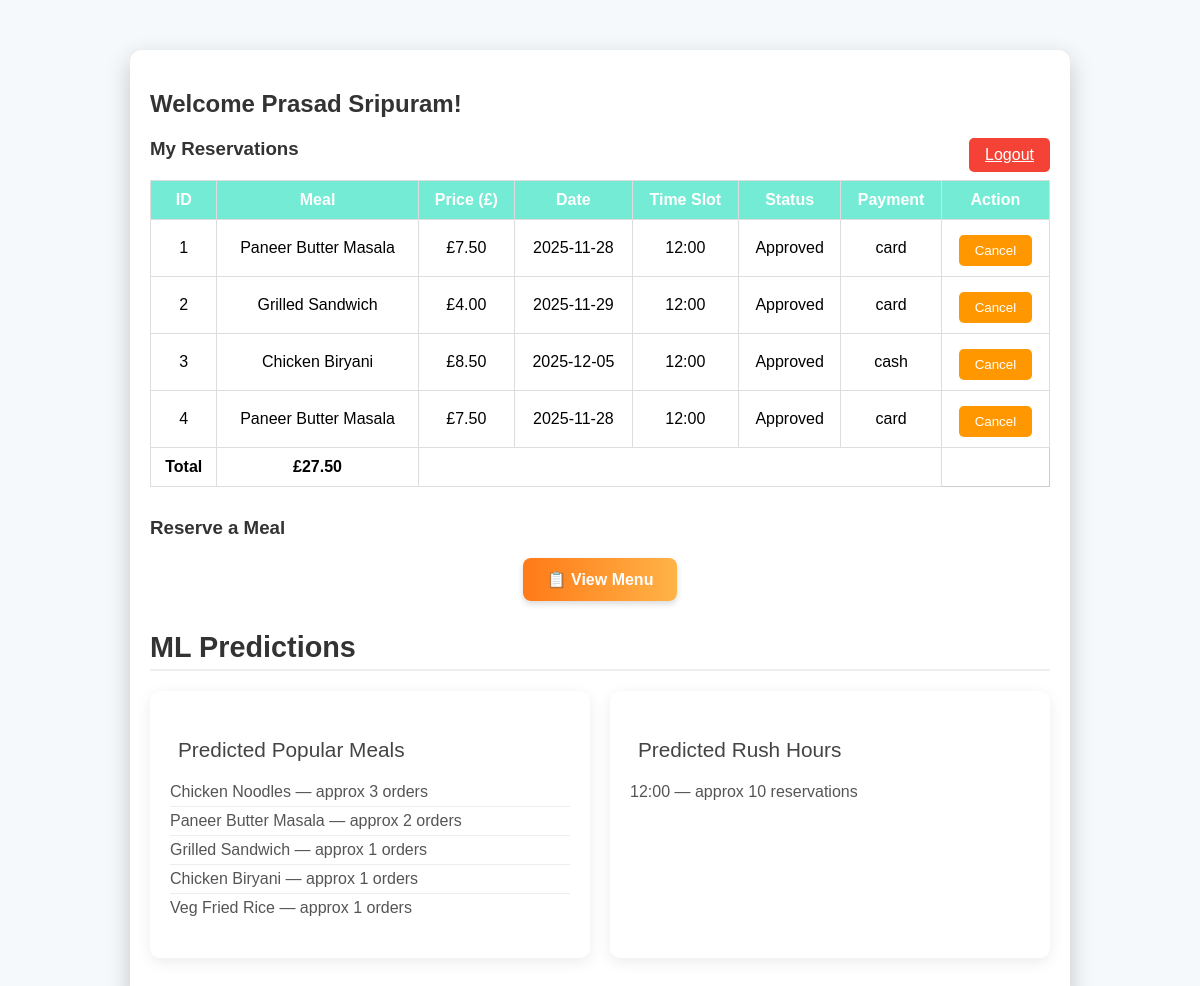
The app's page /student (signed in) with its own data.
### models.py (models this page shows)
class User(db.Model):
    __tablename__ = "user"
    __table_args__ = {"extend_existing": True}
    id = db.Column(db.Integer, primary_key=True)
    first_name = db.Column(db.String(50), nullable=False)
    last_name = db.Column(db.String(50), nullable=False)
    email = db.Column(db.String(100), unique=True, nullable=False)
    mobile = db.Column(db.String(20), unique=True, nullable=False)
    password = db.Column(db.String(200), nullable=False)
    is_admin = db.Column(db.Boolean, default=False)

class Reservation(db.Model):
    __tablename__ = 'reservation'
    id = db.Column(db.Integer, primary_key=True)
    user_id = db.Column(db.Integer, db.ForeignKey('user.id'), nullable=False)
    meal_name = db.Column(db.String(100), nullable=False)
    price = db.Column(db.Float, nullable=False)
    time_slot = db.Column(db.String(50), nullable=False)
    date = db.Column(db.Date, nullable=False)
    status = db.Column(db.String(50), nullable=False, default='Pending')
    payment_method = db.Column(db.String(20), default='Cash')
    user = db.relationship('User', backref=db.backref('reservations', lazy=True))

### app.py (the view)
@app.route('/student')
def student_dashboard():
    if 'user_id' not in session or session.get('is_admin'):
        return redirect('/login')
    user = User.query.get(session['user_id'])
    reservations = Reservation.query.filter_by(user_id=user.id).all()
    approved_reservations = Reservation.query.filter_by(status='Approved').all()
    popular = (
        db.session.query(Reservation.meal_name, func.count(Reservation.meal_name))
        .filter(Reservation.status == 'Approved')
        .group_by(Reservation.meal_name)
        .order_by(func.count(Reservation.meal_name).desc())
        .limit(5)
        .all()
    )
    busy = (
        db.session.query(Reservation.time_slot, func.count(Reservation.time_slot))
        .filter(Reservation.status == 'Approved')
        .group_by(Reservation.time_slot)
        .order_by(func.count(Reservation.time_slot).desc())
        .limit(5)
        .all()
    )
    total_price = sum(r.price for r in reservations if r.status == 'Approved')
    approved_reservations = Reservation.query.filter_by(status='Approved').all()
    prediction_popular = predict_popular_meal(approved_reservations)
    prediction_rush = predict_rush_hour(approved_reservations)
    return render_template(
        'student_dashboard.html',
        user=user,
        reservations=reservations,
        popular=popular,
        busy=busy,
        total_price=total_price,
        prediction_popular=prediction_popular,
        prediction_rush=prediction_rush
    )

### ml_model.py (called while the page is built)
def predict_popular_meal(reservations, top_n=5):
    if not reservations:
        return []
    counts = {}
    for r in reservations:
        counts[r.meal_name] = counts.get(r.meal_name, 0) + 1
    sorted_meals = sorted(counts.items(), key=lambda x: x[1], reverse=True)
    return sorted_meals[:top_n]  # list of tuples [(meal_name, count), ...]

def predict_rush_hour(reservations):
    counts = {}
    for r in reservations:
        if r.status != 'Approved':
            continue
        counts[r.time_slot] = counts.get(r.time_slot, 0) + 1
    sorted_counts = sorted(counts.items(), key=lambda x: x[1], reverse=True)
    return sorted_counts[:3]  # list of tuples

### templates/student_dashboard.html (shortened to what this page needs)
{% extends "base.html" %}
{% block content %}
<div class="dashboard-container">
    <h2>Welcome {{ user.first_name }} {{ user.last_name }}!</h2>
    <a class="logout-button" href="/logout">Logout</a>
    <h3>My Reservations</h3>
    {% if reservations %}
    <table>
        <thead>
            <tr>
                <th>ID</th><th>Meal</th><th>Price (£)</th><th>Date</th><th>Time Slot</th><th>Status</th><th>Payment</th><th>Action</th>
            </tr>
        </thead>
        <tbody>
            {% for r in reservations %}
            <tr>
                <td>{{ loop.index }}</td>
                <td>{{ r.meal_name }}</td>
                <td>£{{ '%.2f'|format(r.price) }}</td>
                <td>{{ r.date.strftime('%Y-%m-%d') if r.date else 'N/A' }}</td>
                <td>{{ r.time_slot }}</td>
                <td>{{ r.status }}</td>
                <td>{{ r.payment_method }}</td>
                <td>
                    <form method="POST" action="/cancel_reservation">
                        <button type="submit" class="cancel-button" onclick="return confirm('Cancel this reservation?')">Cancel</button>
                    </form>
                </td>
            </tr>
            {% endfor %}
        </tbody>
        <tfoot>
            <tr>
                <td><strong>Total</strong></td>
                <td><strong>£{{ '%.2f'|format(total_price) }}</strong></td>
                <td colspan="5"></td>
            </tr>
        </tfoot>
    </table>
    {% else %}
        <p>No reservations yet.</p>
    {% endif %}
    <div class="reserve-section">
        <h3>Reserve a Meal</h3>
        <div class="reserve-buttons">
            <a href="/reserve" class="secondary-button">📋 View Menu</a>
        </div>
    </div>
    <div class="ml-predictions-container">
    <h3 class="section-title">ML Predictions</h3>
    <div class="prediction-grid">
        <div class="prediction-card">
            <h4 class="card-title"> Predicted Popular Meals</h4>
            <ul>
                {% if prediction_popular %}
                    {% for meal, count in prediction_popular %}
                        <li>{{ meal }} — approx {{ count }} orders</li>
                    {% endfor %}
                {% else %}
                    <li>Not enough data to predict popular meals.</li>
                {% endif %}
            </ul>
        </div>
        <div class="prediction-card">
            <h4 class="card-title"> Predicted Rush Hours</h4>
            <ul>
                {% if prediction_rush %}
                    {% for slot, count in prediction_rush %}
                        <li>{{ slot }} — approx {{ count }} reservations</li>
                    {% endfor %}
                {% else %}
                    <li>Not enough data to predict rush hour.</li>
                {% endif %}
            </ul>
        </div>
    </div>
</div>
</div>
{% endblock %}

### static/css/style.css (style rules this page uses)
body { font-family: Arial, sans-serif; background: #f6f9fc; margin: 0; padding: 0; }
.dashboard-container { max-width: 1200px; width: 95%; margin: 40px auto; padding: 30px 40px; background: #fff; border-radius: 12px; box-shadow: 0 8px 25px rgba(0,0,0,0.2); }
h2,h3 { color: #333; }
table { width: 100%; border-collapse: collapse; margin-bottom: 20px; }
table th, table td { border: 1px solid #ddd; padding: 10px; text-align: center; }
table th { background: #74ebd5; color: #fff; }
.reserve-button, .cancel-button, .predict-button, .delete-all-button { background: #74ebd5; border: none; padding: 8px 14px; border-radius: 6px; cursor: pointer; color: #fff; margin-top: 5px; }
.cancel-button { background: #f85c5c; }
.reserve-section, .prediction-section, .stats-section { margin-top: 30px; }

### templates/student_dashboard.html (style rules this page uses)
.dashboard-container { max-width: 900px; margin: 50px auto; padding: 20px; }
.dashboard-container h2, .dashboard-container h3 { color: #333; }
.logout-button, .reserve-button, .predict-button, .cancel-button { padding: 8px 16px; border: none; border-radius: 5px; cursor: pointer; }
.logout-button { background-color: #f44336; color: white; float: right; }
.reserve-buttons { display: flex; justify-content: center; gap: 15px; margin-top: 10px; }
.primary-button, .secondary-button { display: inline-block; text-decoration: none; padding: 12px 24px; border-radius: 8px; font-weight: 600; transition: all 0.3s ease; color: white; box-shadow: 0 3px 6px rgba(0, 0, 0, 0.15); }
.secondary-button { background: linear-gradient(90deg, #ff7a18, #ffb347); }
.cancel-button { background-color: #ff9800; color: white; }
table { width: 100%; border-collapse: collapse; margin-top: 20px; }
table, th, td { border: 1px solid #ccc; }
th, td { padding: 10px; text-align: center; }
ul { list-style-type: none; padding: 0; }
.ml-predictions-container { margin: 30px 0; }
.section-title { font-size: 1.8rem; font-weight: 600; margin-bottom: 20px; color: #333; border-bottom: 2px solid #eee; padding-bottom: 5px; }
.prediction-grid { display: flex; gap: 20px; flex-wrap: wrap; }
.prediction-card { background: #fff; border-radius: 10px; box-shadow: 0 4px 15px rgba(0,0,0,0.08); padding: 20px; flex: 1 1 300px; transition: transform 0.2s, box-shadow 0.2s; }
.card-title { font-size: 1.3rem; font-weight: 500; color: #444; margin-bottom: 10px; display: flex; align-items: center; gap: 8px; }
.prediction-card ul { list-style: none; padding-left: 0; }
.prediction-card li { padding: 5px 0; border-bottom: 1px solid #eee; color: #555; }
.prediction-card li:last-child { border-bottom: none; }

### records on screen
User: first_name "Prasad", last_name "Sripuram"
Reservation: meal_name "Paneer Butter Masala", price "7.50", date "2025-11-28", time_slot "12:00", status "Approved", payment_method "card", count "2", count "10"
Reservation: meal_name "Grilled Sandwich", price "4.00", date "2025-11-29", time_slot "12:00", status "Approved", payment_method "card", count "1"
Reservation: meal_name "Chicken Biryani", price "8.50", date "2025-12-05", time_slot "12:00", status "Approved", payment_method "cash", count "1"
Reservation: meal_name "Paneer Butter Masala", price "7.50", date "2025-11-28", time_slot "12:00", status "Approved", payment_method "card"
Reservation: meal_name "Chicken Noodles", count "3"
Reservation: meal_name "Veg Fried Rice", count "1"

### other values on screen
{{ '%.2f'|format(total_price) }} "27.50"
